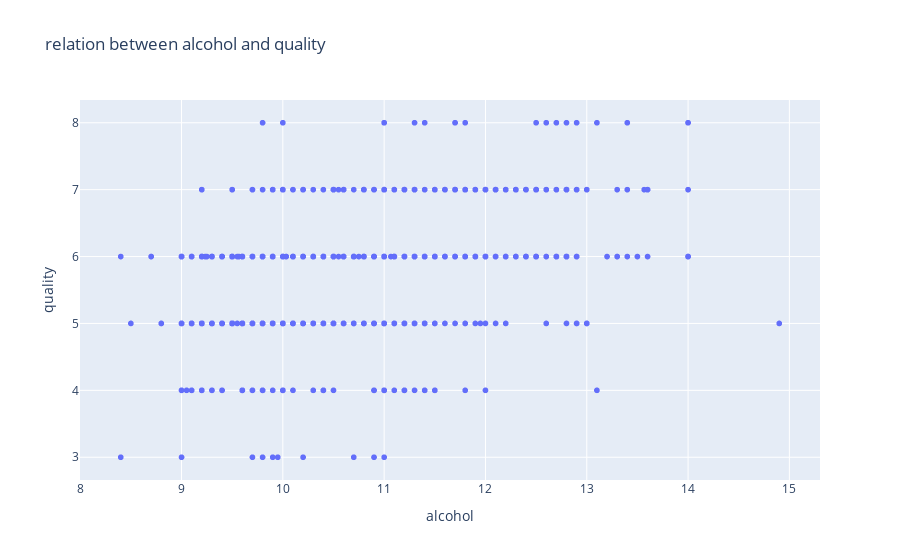

The notebook cell saved with this chart:
### Code cell
fig1

### Figure 1 — Plotly figure (JSON) as saved in the notebook; plotly's stock layout.template omitted (floating-point values rounded to 4 significant figures; data arrays with more than 128 entries replaced by an {"elided": "..."} marker saying what was removed)
{"data": [{"hovertemplate": "alcohol=%{x}<br>quality=%{y}<extra></extra>", "legendgroup": "", "marker": {"color": "#636efa", "symbol": "circle"}, "mode": "markers", "name": "", "showlegend": false, "type": "scattergl", "x": {"elided": "1599 float values"}, "xaxis": "x", "y": {"elided": "1599 int values"}, "yaxis": "y"}], "layout": {"legend": {"tracegroupgap": 0}, "title": {"text": "relation between alcohol and quality"}, "xaxis": {"anchor": "y", "domain": [0, 1], "title": {"text": "alcohol"}}, "yaxis": {"anchor": "x", "domain": [0, 1], "title": {"text": "quality"}}}}
